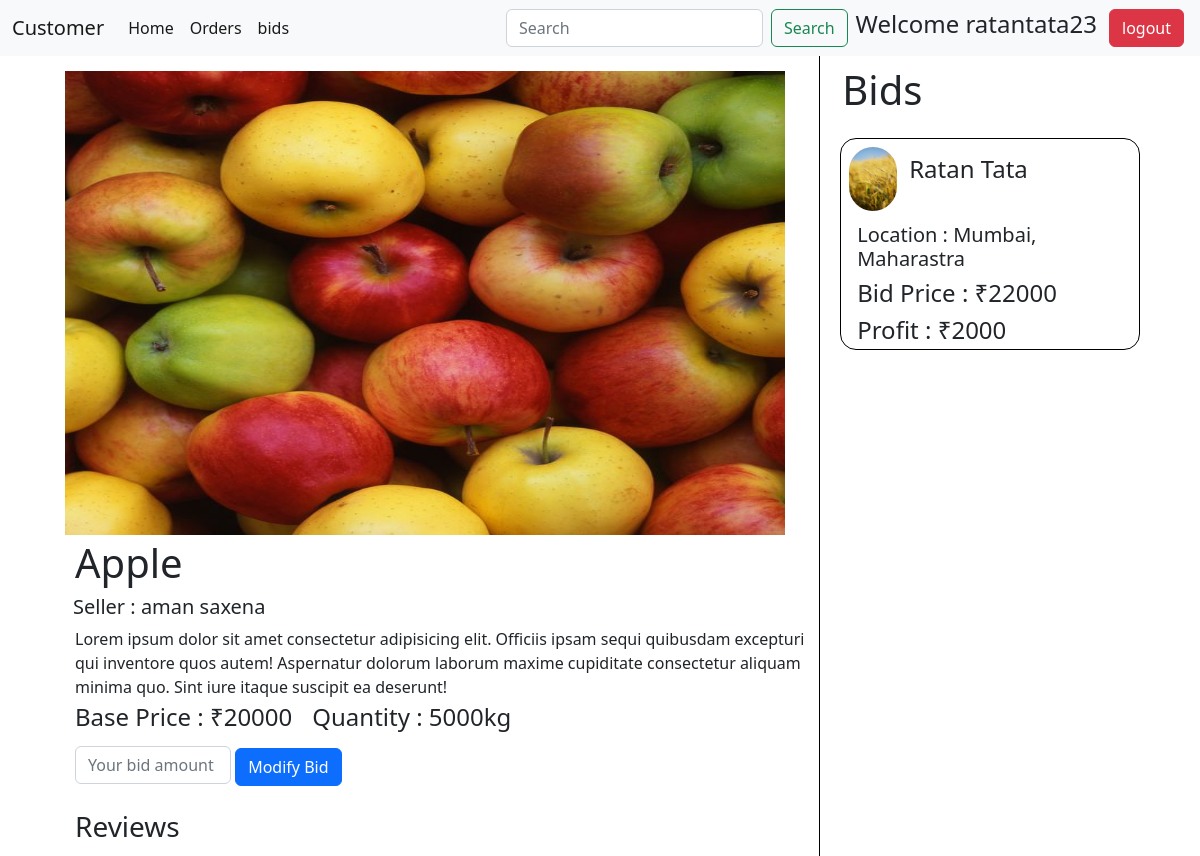
Screenshot of /customer/crop/8/ (signed in) with the database file from the repository.
### farmer/models.py (models this page shows)
class Product(models.Model):
    id = models.AutoField(primary_key=True)
    farmer = models.ForeignKey(UserProfile,on_delete = models.CASCADE)
    crop_img = models.ImageField(upload_to="crop_img")
    crop_name = models.CharField(max_length=150)
    quantity = models.PositiveIntegerField()
    price = models.PositiveBigIntegerField()
    quality = models.CharField(choices=crop_quality_choice,max_length=30,null=True,blank=True)
    def __str__(self):
        return self.crop_name

class Bid(models.Model):
    id = models.AutoField(primary_key=True)
    farmer = models.ForeignKey(UserProfile,default=None,on_delete = models.CASCADE,related_name="bid_farmer")
    customer = models.ForeignKey(UserProfile,on_delete = models.CASCADE,related_name="bid_coustmer")
    crop = models.ForeignKey(Product,on_delete=models.CASCADE,null=True,blank=True)
    status = models.CharField(choices = status_choice,max_length=20)
    bid_price = models.PositiveIntegerField()
    def __str__(self):
        return f"Bid by {self.customer.user.username}"
    @property
    def profit(self):
        return self.bid_price - self.crop.price

### account/models.py (models this page shows, shortened)
class UserProfile(models.Model):
    id = models.AutoField(primary_key=True)
    user = models.ForeignKey(User,on_delete = models.CASCADE)
    user_type = models.CharField(choices=user_type_choices,max_length = 10)
    address = models.ForeignKey(Address,on_delete = models.CASCADE)
    contact_no = models.PositiveIntegerField()

class Address(models.Model):
    id = models.AutoField(primary_key = True)
    pincode = models.IntegerField(blank=True, null=True)
    city = models.CharField(choices=city_choices,max_length=70,blank=True, null=True,)
    state = models.CharField(choices=State_choices,max_length=70,blank=True, null=True)
    landmark = models.CharField(max_length=70)

### customer/views.py (the view)
# urls.py: path("crop/<int:pk>/",crop_detail),
def crop_detail(request,pk):
    crop = Product.objects.get(pk = pk)
    bids = Bid.objects.filter(crop = crop)
    user = UserProfile.objects.get(user = request.user)
    user_bid = Bid.objects.filter(Q(customer = user) & Q(crop = crop))
    print("user bid",user_bid)
    print(crop,bids)
    context = {'crop':crop,'bids':bids,"bidAdded":len(user_bid),"user_bid":user_bid}
    return render(request,"cropDetail.html",context=context)

### templates/cropDetail.html (shortened to what this page needs)
{% extends 'customerbase.html' %}
{% block body %}
    <div class="main-container">
        <div class="right">
            <img src="{{crop.crop_img.url}}" alt="">
            <h1 class="my-1">{{crop.crop_name}}</h1>
            <h5 class="my-1" style="margin-left: 38px;">Seller : {{crop.farmer.user.first_name}} {{crop.farmer.user.last_name}}</h5>
            <p class="my-1">Lorem ipsum dolor sit amet consectetur adipisicing elit. Officiis ipsam sequi quibusdam excepturi qui inventore quos autem! Aspernatur dolorum laborum maxime cupiditate consectetur aliquam minima quo. Sint iure itaque suscipit ea deserunt!</p>
           <div id="crop-info">
            <h4 id="price-heading">Base Price : ₹{{crop.price}}</h4>
            <h4 style="margin-left: 20px;">Quantity : {{crop.quantity}}kg</h4>
           </div>
           {% if bidAdded %}
            <form action="/customer/updateBid/{{user_bid.first.id}}/" method="post">
                <input style="width: 13vw; display:inline; margin-left:40px" type="text" class="form-control" name="bidamount" placeholder="Your bid amount">
                <button class="btn btn-primary my-2">Modify Bid</button>
            </form>
            {% else %}
                <form action="/customer/addbid/{{crop.id}}/" method="post">
                    {% csrf_token %}
                    <input style="width: 13vw; display:inline; margin-left:40px" type="text" class="form-control" name="bidamount" placeholder="Your bid amount">
                    <button class="btn btn-primary my-2">Add Bid</button>
                </form>
            {% endif %}
            <h3 style="margin-left: 40px;" class="my-3">Reviews</h3>
        </div>
        <div class="left">
            <h1>Bids</h1>
            {% for b in bids  %}
            <div class="my-3 bids-card">
                <div class="user-info">
                    <img class="mx-2 my-2" src="/static/predictpage.jpeg" alt="">
                    <h4 class="mx-1 my-3">{{b.customer.user.first_name}} {{b.customer.user.last_name}}</h4>
                </div>
                <h5 class="mx-3 my-1">Location : {{b.customer.address.city}}, {{b.customer.address.state}}</h5>
                <h4 class="mx-3 my-1">Bid Price : ₹{{b.bid_price}}</h4>
                <h4 class="mx-3 my-1">Profit : ₹{{b.profit}}</h4>
            </div>
            {% endfor %}
        </div>
    </div>
{% endblock body %}

### templates/customerbase.html (shortened to what this page needs)
<!DOCTYPE html>
<html lang="en">
<head>
    <link href="https://cdn.jsdelivr.net/npm/bootstrap@5.2.0/dist/css/bootstrap.min.css" rel="stylesheet">
</head>
<body>
    <nav class="navbar navbar-expand-lg bg-light">
        <div class="container-fluid">
          <a class="navbar-brand" href="/">Customer</a>
          <div class="collapse navbar-collapse" id="navbarSupportedContent">
            <ul class="navbar-nav me-auto mb-2 mb-lg-0">
              <li class="nav-item">
                <a class="nav-link active" aria-current="page" href="/customer/page">Home</a>
              </li>
              <li class="nav-item">
                <a class="nav-link active" aria-current="page" href="/farmer/predict">Orders</a>
              </li>
              <li class="nav-item">
                <a class="nav-link active" aria-current="page" href="/farmer/predict">bids</a>
              </li>
            </ul>
            <form class="d-flex" role="search">
              <input class="form-control me-2" type="search" placeholder="Search" aria-label="Search">
              <button class="btn btn-outline-success" type="submit">Search</button>
            </form>
            {% if user.is_authenticated %}
              <h4 class="mx-2">Welcome {{user.username}}</h4>
              <form class="d-flex">
                <a class="btn btn-danger mx-1" href="/account/logout" type="submit">logout</a>
              </form>
            {% endif %}
          </div>
        </div>
      </nav>
      {% block body %}{% endblock body %}
</body>
</html>

### templates/cropDetail.html (style rules this page uses)
.main-container { width: 100vw; height: 100vh; display: flex; }
.right { width: 70%; height: 100vh; display: flex; flex-direction: column; padding: 5px; border-right: 1px solid black; margin-left: 30px; }
.right img { margin-top: 10px; width: 60vw; height: 58vh; align-self: center; }
.right > h1,h4,p { margin-left: 40px; }
.left { width: 30%; height: 100vh; display: flex; flex-direction: column; padding: 10px; overflow-y: scroll; margin-right: 40px; overflow-x: hidden; }
.left h1 { margin-left: 1vw; }
.bids-card { width: 25vw; height: auto; border: 1px solid black; display: flex; border-radius: 1rem; flex-direction: column; align-self: center; }
.user-info { width: 30vw; height: auto; display: flex; }
.user-info img { width: 4vw; height: 8vh; border-radius: 15rem; }
#crop-info { display: flex; }

### rows the page displays
Product: crop_img (picture), crop_name "Apple", farmer.user.first_name "aman", farmer.user.last_name "saxena", price "20000", quantity "5000"
Bid: customer.user.first_name "Ratan", customer.user.last_name "Tata", customer.address.city "Mumbai", customer.address.state "Maharastra", bid_price "22000", profit "2000"

### other values shown
{{ user.username }} "ratantata23"
